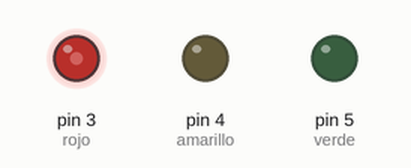
Simulated run of this sketch. Board: Arduino Uno, built with avr-gcc and run on an emulated ATmega328P. Shown: output pins drawn as LEDs (lit = HIGH).

Above: at 0.05 s.
At 6.95 s:
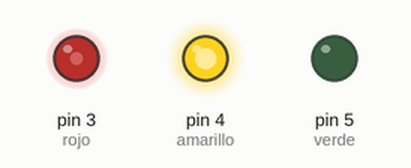
At 10.45 s:
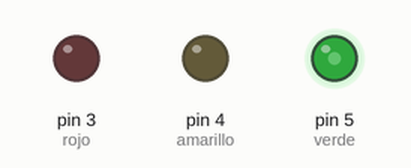
At 13.95 s:
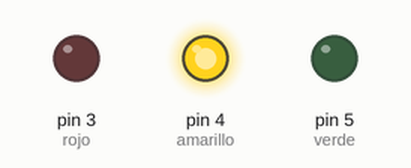
Timing chart, 0 to 18.2 s (numbered marks = the images above):
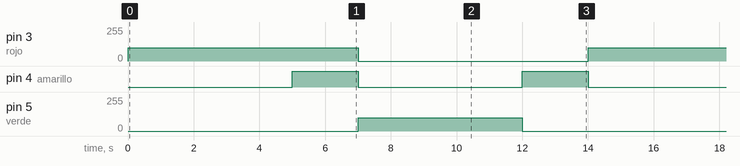

The sketch:

Semaforo.ino
```cpp
int rojo = 3, amarillo = 4, verde = 5;
void setup() {
  // put your setup code here, to run once:
  pinMode(rojo, OUTPUT);
    pinMode(amarillo, OUTPUT);
      pinMode(verde, OUTPUT);
}

void loop() {
  // put your main code here, to run repeatedly:
  digitalWrite(rojo, HIGH);
  analogWrite(rojo, 100);
  delay(5000);
  digitalWrite(amarillo, HIGH);
  analogWrite(amarillo, 255);
  delay(2000);
  digitalWrite(rojo, LOW);
  digitalWrite(amarillo, LOW);
  digitalWrite(verde, HIGH);
  analogWrite(verde, 100);
  delay(5000);
  digitalWrite(amarillo, HIGH);
  analogWrite(amarillo, 255);
  digitalWrite(verde, LOW);
  delay(2000);
  digitalWrite(amarillo, LOW);
}
```

Measured:
- by itself, pin 3 (rojo): alternates 100/255 for 7.0 s and 0/255 for 7.0 s
- by itself, pin 4 (amarillo): alternates HIGH for 2.0 s and LOW for 5.0 s
- by itself, pin 5 (verde): alternates 100/255 for 5.0 s and 0/255 for 9.0 s
